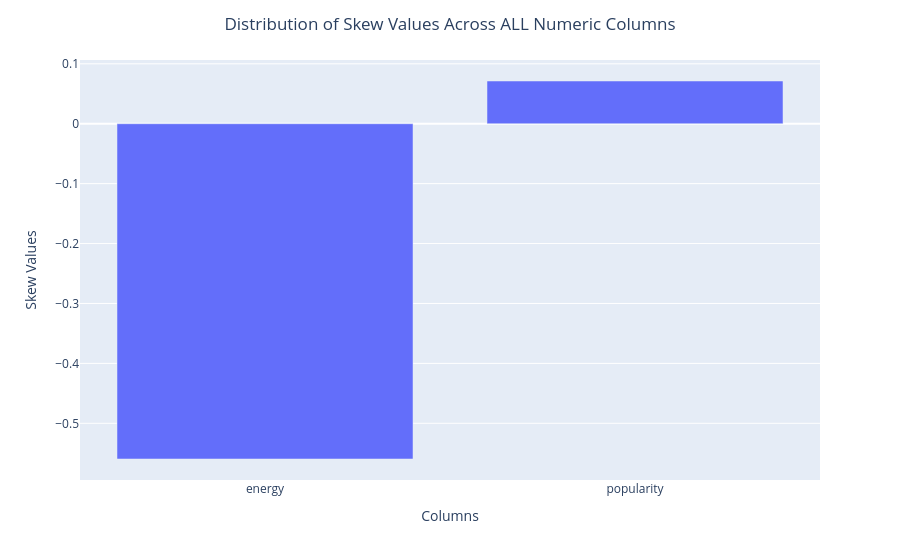

Source (notebook cell):
### Markdown cell above
# Check Relevant Data Distributions Between Energy And Popularity

Look at:

- Skew
- Kurtosis
- Q-Q plot
- Correlations

### Code cell
# get skew and kurtosis and Q-Q plots for energy and popularity columns

# get data minus duplicates
dfSpotify_DataSet_Temp = dfSpotify_DataSet_Work.sort_values(
    by="popularity", ascending=False
).drop_duplicates(subset=["artists", "album_name", "track_name"], keep="first")

# only need energy and popularity columns for skew and kurtosis
dfSpotify_DataSet_Temp = dfSpotify_DataSet_Temp[["energy", "popularity"]]

modETL.funcGetColumnSkew(dfSpotify_DataSet_Temp)

### Figure 1 — Plotly figure (JSON) as saved in the notebook; plotly's stock layout.template omitted (floating-point values rounded to 4 significant figures)
{"data": [{"alignmentgroup": "True", "hovertemplate": "Column=%{x}<br>Skew=%{y}<extra></extra>", "legendgroup": "", "marker": {"color": "#636efa", "pattern": {"shape": ""}}, "name": "", "offsetgroup": "", "orientation": "v", "showlegend": false, "textposition": "auto", "type": "bar", "x": ["energy", "popularity"], "xaxis": "x", "y": [-0.5596, 0.07132], "yaxis": "y"}], "layout": {"barmode": "relative", "legend": {"tracegroupgap": 0}, "margin": {"t": 60}, "title": {"text": "Distribution of Skew Values Across ALL Numeric Columns", "x": 0.5}, "xaxis": {"anchor": "y", "domain": [0, 1], "title": {"text": "Columns"}}, "yaxis": {"anchor": "x", "domain": [0, 1], "title": {"text": "Skew Values"}}}}
